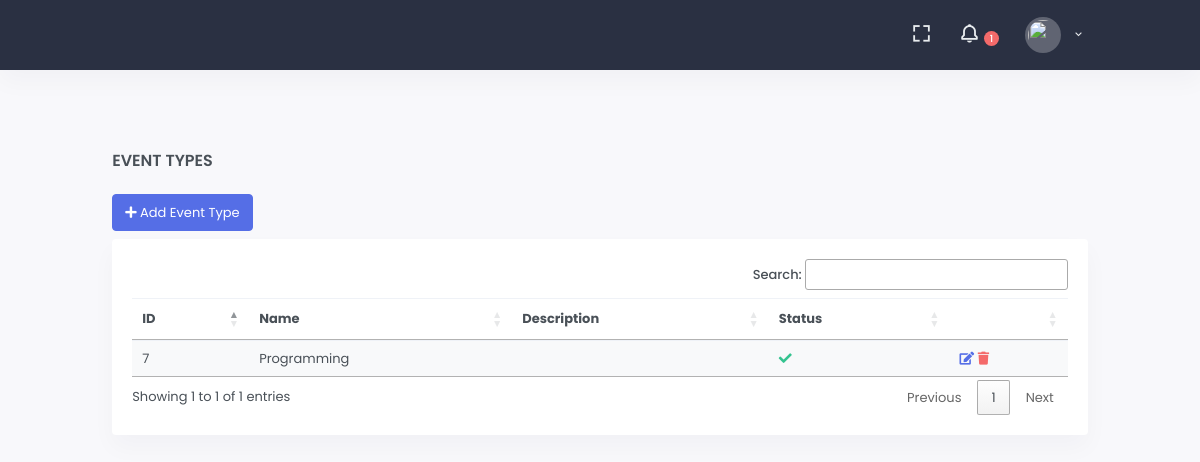
The page /a/eventtype/ on the database its author committed.
### src/portals/admins/models.py (models this page shows, shortened)
class EventType(models.Model):
    name = models.CharField(max_length=255)
    description = models.TextField(null=True, blank=True)
    is_active = models.BooleanField(default=True)
    class Meta:
        ordering = ['-id']

### src/portals/admins/views.py (the view)
# urls.py: path('eventtype/', EventTypeListView.as_view(), name='eventtype-list-view'),
class EventTypeListView(ListView):
    queryset = EventType.objects.all()

### src/portals/admins/templates/admins/eventtype_list.html (shortened to what this page needs)
{% extends 'core/base.html' %}
{% load static %}
{% block page_heading %}
    Event Types
{% endblock %}
{% block base_links %}
    <link rel="stylesheet" href="https://cdn.datatables.net/1.10.22/css/jquery.dataTables.min.css">
    <link rel="stylesheet" href="https://cdn.datatables.net/buttons/1.6.5/css/buttons.dataTables.min.css">
{% endblock %}
{% block content %}
    <div class="mb-2">
        <a href="{% url 'admin-portal:eventtype-create-view' %}" class="btn btn-primary">
            <i class="fa fa-plus"></i> Add Event Type
        </a>
    </div>
    <div class="card">
        <div class="card-body">
            {% if eventtype_list %}
                <div class="table-responsive">
                    <table class="table table-hover table-striped">
                        <thead>
                        <tr>
                            <th>ID</th>
                            <th>Name</th>
                            <th>Description</th>
                            <th>Status</th>
                            <th></th>
                        </tr>
                        </thead>
                        <tbody class="">
                        {% for row in eventtype_list %}
                            <tr>
                                <td>{{ row.pk }}</td>
                                <td>{{ row.name }}</td>
                                <td>{{ row.description }}</td>
                                <td>
                                    {% if row.is_active %}
                                        <i class="fa fa-check text-success"></i>
                                    {% else %}
                                        <i class="fa fa-times text-danger"></i>
                                    {% endif %}
                                </td>
                                <td>
                                    <a href="{% url 'admin-portal:eventtype-update-view' row.pk %}">
                                        <i class="fa fa-edit"></i></a>
                                    <a class="text-danger"
                                       href="{% url 'admin-portal:eventtype-delete-view' row.pk %}">
                                        <i class="fa fa-trash"></i></a>
                                </td>
                            </tr>
                        {% endfor %}
                        </tbody>
                    </table>
                </div>
            {% else %}
                <p>
                <h5 class="card-title text-danger">No Event Types added by administration.</h5>
                </p>
            {% endif %}
        </div>
    </div>
{% endblock %}

### rows shown on the page
EventType: pk "7", name "Programming", is_active True (drawn)
